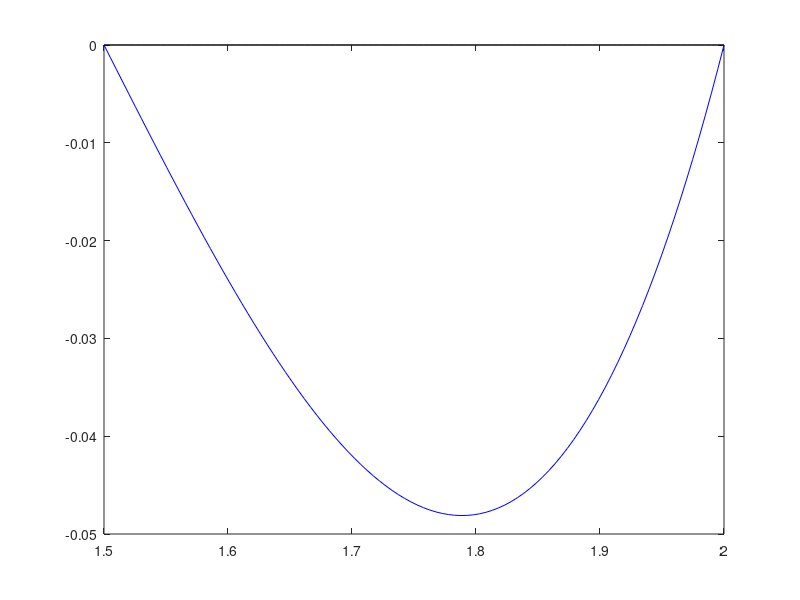

Recreate this plot in MATLAB. (Note: this script raises an error after producing the figure.)
%{
Aproxime con el método de la razón dorada, el mínimo local del polinomio, 
p(x) = (x − 1)(x − (3/2))(x − 2).
%}
fun = @(x)(x - 1).*(x - (3/2)).*(x - 2);
% GRAFICACIÓN
a = 1.5; b = 2;
xx = linspace(a,b,100);
fprintf('Graficando la función... \n');
plot(xx,fun(xx),'b',xx,0*xx,'k')
fprintf('Programa pausado, pulse enter para continuar.\n');
pause;

fprintf('Resolviendo por método de la razón dorada... \n');
razon_dorada(fun,a, b);